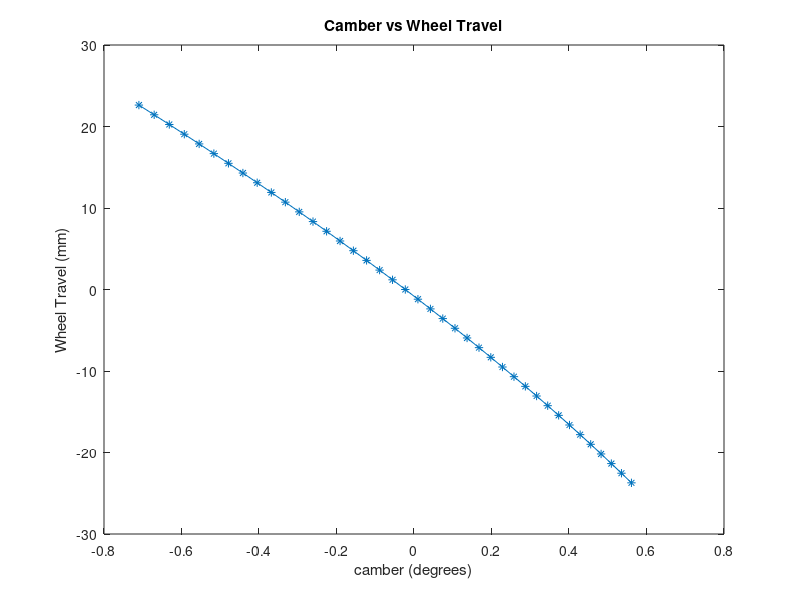

Recreate this plot in MATLAB.
%Prep
clc;clear all; close all;

%%%---------Variables---------%%%
    %%%Front A-arm coords (x,y) relative to chassis origin (Fixed points to
    %%%ground) looking from front
    UFWX = -234.92; UFWY = 304.15; %Upper Front Arm
    URWX = -234.92; URWY = 299.15; %Upper Rear Arm
    BFWX = -164.67; BFWY = 141.22; %Lower Front Arm
    BRWX = -169.65; BRWY = 140.74; %Lower Rear Arm
    %%%Making 2D
    UWX=(UFWX+URWX)/2;
    UWY=(UFWY+URWY)/2;
    BWX=(BFWX+BRWX)/2;
    BWY=(BFWY+BRWY)/2;

    %%%Initial Spherical Holder Position
    IUSHX = -504.25; IUSHY = 300.7; %Upper A-arm Front
    IBSHX = -530; IBSHY = 105.7; %Lower A-arm Front

    %%%King Pin Inclination Rear & Front
    KPI = 7.5;
    %%%Tyre Diametre (Rideheight)
    Tyre = 203.2;
    %Distance of Tyre from spherical holder (mm)
    Tyredist = 150; %arbitrary value

%%%----------LengthsofLinks----------%%%
%%%Front Suspension
%%%Upper Front A-arm Link (c)
UWL = sqrt((IUSHX-UWX)^2+(IUSHY-UWY)^2); %
%%%Lower Front A-arm Link (a) 
BWL = sqrt((IBSHX-BWX)^2+(IBSHY-BWY)^2); %
%%%Upper Spherical to Lower Spherical (b)
USBSL = sqrt((IUSHX-IBSHX)^2+(IUSHY-IBSHY)^2); %
%%%Upper Chassis Point to Lower Chassis Point (d)
UCBCL = sqrt((UWX-BWX)^2+(((UWY-BWY)^2))); %

%%%Calc Chassis angle
Chassang = (abs(atan((UWY-BWY)/(UWX-BWX)))); %

%%%----------4BarEquations----------%%%
%%%Relation to wheel travel angle of upper a-arm from +ve x axis
%theta2og wrong
theta2og=atan((IUSHY-UWY)/abs(IUSHX-UWX))+(pi/2)+abs(atan((UWX-BWX)/(UWY-BWY)));
theta_inc=0.25*(pi/180);
theta_range=5*(pi/180);
theta2pp=[];
theta2pp(1)=theta2og;
camber=[];
wtrav=[];
%%%Calculating K constants
K1=UCBCL/UWL;
K2=UCBCL/BWL;
K3=(UWL^2+BWL^2+UCBCL^2-USBSL^2)/(2*UWL*BWL);

TYog=IBSHY-(((Tyre*2)-(IUSHY-IBSHY))/2); %
TXog=IBSHX+(Tyredist*sign(IBSHX)); %

%UP
for i=1:theta_range/theta_inc
    A=cos(theta2pp(i))-K1-K2*cos(theta2pp(i))+K3;
    B=-2*sin(theta2pp(i));
    C=K1-(K2+1)*cos(theta2pp(i))+K3;
    theta4=(2*atan((-B-sqrt(B^2-(4*A*C)))/(2*A))); %
    theta3= asin((-UWL*sin(theta2pp(i))+BWL*sin(theta4))/USBSL); %
    
    %Calculating position of upper and lower spherical holders
    %angle from +ve y axis to upper wishbone (underneath)
    %Sign for if the suspension is other side creating -ve x values in
    %which case it should be UWX-UWL*cos(UpperAngle);
    thetaU= -pi + theta2pp(i)+ Chassang;
    UPSHX = UWX + UWL*sign(IUSHX)*cos(thetaU);
    UPSHY = UWY + UWL*sin(thetaU);
    thetaL = -pi + theta4 + Chassang;
    BSHX = BWX + BWL*sign(IBSHX)*cos(thetaL);
    BSHY = BWY + BWL*sin(thetaL);
    
    TY= BSHY-(((Tyre*2)-(IUSHY-IBSHY))/2);
    
    if (i == 1)
        wtrav(i) = 0;
    else 
        wtrav(i) = TY-TYog;
    end
    
    %Calc camber: Angle of USBL from x axis - KPI (Note: -90 doesnt work fix)
    camber(i) = -(((asin(((BSHX*sign(BSHX))-(UPSHX*sign(UPSHX)))/USBSL)))-(KPI*(pi/180)))*(180/pi);
    
    if (i < theta_range/theta_inc)
        theta2pp(i+1)=theta2pp(i)+theta_inc;
    end
end

%Down
theta2pp(i+1)=theta2og-theta_inc;
for j=1:theta_range/theta_inc
    %4 bar linkage constants
    A=cos(theta2pp(j+i))-K1-K2*cos(theta2pp(j+i))+K3;
    B=-2*sin(theta2pp(j+i));
    C=K1-(K2+1)*cos(theta2pp(j+i))+K3;
    theta4=(2*atan((-B-sqrt(B^2-(4*A*C)))/(2*A)));
    theta3= asin((-UWL*sin(theta2pp(j+i))+BWL*sin(theta4))/USBSL);
    
    %Calculating position of upper and lower spherical holders
    %angle from +ve y axis to upper wishbone (underneath)
    %Sign for if the suspension is other side creating -ve x values in
    %which case it should be UWX-UWL*cos(UpperAngle);
    thetaU= -pi + theta2pp(j+i)+ Chassang;
    UPSHX = UWX + UWL*sign(IUSHX)*cos(thetaU);
    UPSHY = UWY + UWL*sin(thetaU);
    thetaL = -pi + theta4 + Chassang;
    BSHX = BWX + BWL*sign(IBSHX)*cos(thetaL);
    BSHY = BWY + BWL*sin(thetaL);
    
    TY= BSHY-(((Tyre*2)-(IUSHY-IBSHY))/2);
    
    %Error in graph is wtrav(21)
    wtrav(j+i) = TY-TYog;
    
    %Calc camber: Angle of USBL from x axis - KPI (Note: -90 doesnt work fix)
    camber(j+i) = -(((asin(((BSHX*sign(BSHX))-(UPSHX*sign(UPSHX)))/USBSL)))-(KPI*(pi/180)))*(180/pi);
    
    if (j < theta_range/theta_inc)
        theta2pp(j+i+1)=theta2pp(j+i)-theta_inc;
    end
end


[~, sort_idx] = sort(wtrav);

plot(camber(sort_idx), wtrav(sort_idx), '-*')
xlabel('camber (degrees)')
ylabel('Wheel Travel (mm)')
title('Camber vs Wheel Travel')